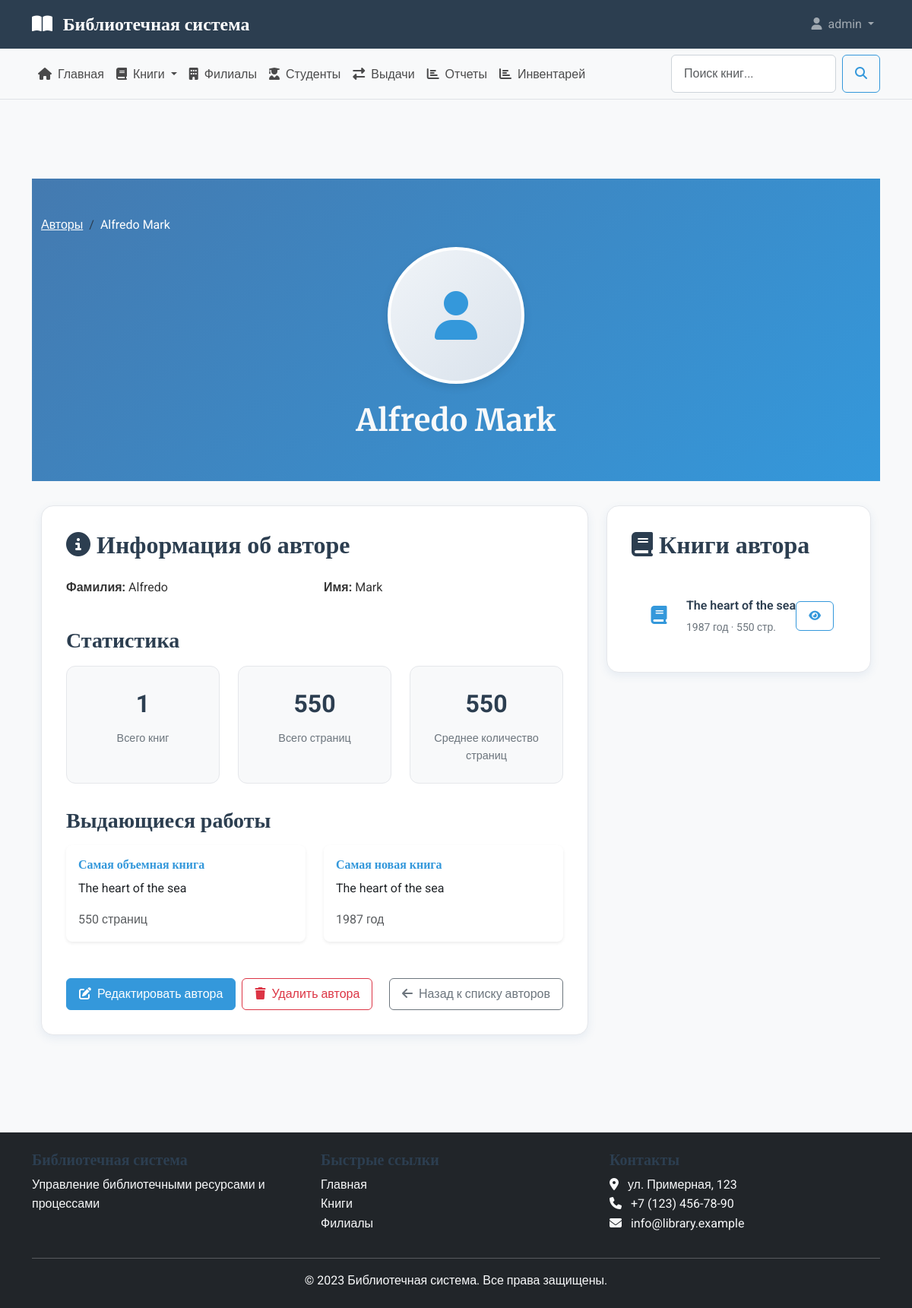
/authors/2/ (signed in), run on the app's committed database.
### library_app/models.py (models this page shows, shortened)
class Author(models.Model):
    last_name = models.CharField(_('фамилия'), max_length=100)
    first_name = models.CharField(_('имя'), max_length=100)
    middle_name = models.CharField(_('отчество'), max_length=100, blank=True, null=True)
    nickname = models.CharField(_('Nickname'), max_length=100, blank=True, null=True)
    class Meta:
        verbose_name = _('автор')
        verbose_name_plural = _('авторы')
        ordering = ['last_name', 'first_name']
        unique_together = ['last_name', 'first_name', 'middle_name']
    def __str__(self):
        if self.middle_name:
            return f"{self.last_name} {self.first_name} {self.middle_name}"
        return f"{self.last_name} {self.first_name}"

class Book(models.Model):
    title = models.CharField(_('название'), max_length=300)
    authors = models.ManyToManyField(Author, verbose_name=_('авторы'), related_name='books')
    isbn = models.CharField(max_length=20, null=True, blank=True)
    publisher = models.ForeignKey(
        Publisher,
        verbose_name=_('издательство'),
        on_delete=models.SET_NULL,
        null=True,
        blank=True
    )
    publication_year = models.PositiveIntegerField(
        _('год издания'),
        null=True,
        blank=True,
        help_text=_('Год издания книги')
    )
    page_count = models.PositiveIntegerField(
        _('количество страниц'),
        default=1,
        help_text=_('Общее количество страниц в книге')
    )
    illustration_count = models.PositiveIntegerField(
        _('количество иллюстраций'),
        default=0,
        help_text=_('Количество иллюстраций в книге')
    )
    price = models.DecimalField(
        _('стоимость'),
        max_digits=10,
        decimal_places=2,
        default=0.00,
        help_text=_('Стоимость книги в рублях')
    )
    created_at = models.DateTimeField(_('дата создания'), auto_now_add=True)
    updated_at = models.DateTimeField(_('дата обновления'), auto_now=True)
    class Meta:
        verbose_name = _('книга')
        verbose_name_plural = _('книги')
        ordering = ['title']
        indexes = [
            models.Index(fields=['title']),
            models.Index(fields=['publication_year']),
        ]

### library_app/views.py (the view)
# urls.py: path('authors/<int:pk>/', AuthorDetailView.as_view(), name='author_detail'),
class AuthorDetailView(LoginRequiredMixin, DetailView):
    model = Author
    template_name = 'library_app/authors/author_detail.html'
    context_object_name = 'author'
    def get_context_data(self, **kwargs):
        context = super().get_context_data(**kwargs)
        context['title'] = f'Автор: {self.object}'
        books = self.object.books.all()
        context['total_pages'] = sum(book.page_count for book in books)
        context['average_pages'] = context['total_pages'] / len(books) if books else 0
        if books:
            context['largest_book'] = max(books, key=lambda x: x.page_count)
            context['newest_book'] = max(books, key=lambda x: x.publication_year)
        else:
            context['largest_book'] = None
            context['newest_book'] = None
        return context

### library_app/templates/library_app/authors/author_detail.html (shortened to what this page needs)
{% extends 'library_app/base.html' %}
{% load static %}
{% block content %}
<section class="author-header">
    <div class="container text-center">
        <nav aria-label="breadcrumb" class="justify-content-center">
            <ol class="breadcrumb">
                <li class="breadcrumb-item"><a href="{% url 'author_list' %}" class="text-white">Авторы</a></li>
                <li class="breadcrumb-item active text-white" aria-current="page">{{ author }}</li>
            </ol>
        </nav>
        <div class="author-avatar-large">
            <i class="fas fa-user"></i>
        </div>
        <h1 class="authors-title text-light">{{ author.last_name }} {{ author.first_name }}</h1>
    </div>
</section>
<div class="container">
    <div class="row">
        <div class="col-lg-8">
            <div class="info-card">
                <h2 class="mb-4"><i class="fas fa-info-circle me-2"></i>Информация об авторе</h2>
                <div class="row mb-4">
                    <div class="col-md-6">
                        <p><strong>Фамилия:</strong> {{ author.last_name }}</p>
                    </div>
                    <div class="col-md-6">
                        <p><strong>Имя:</strong> {{ author.first_name }}</p>
                    </div>
                </div>
                <h3 class="mb-3">Статистика</h3>
                <div class="stats-grid">
                    <div class="stat-card">
                        <div class="stat-number">{{ author.books.count }}</div>
                        <div class="stat-label">Всего книг</div>
                    </div>
                    <div class="stat-card">
                        <div class="stat-number">{{ total_pages }}</div>
                        <div class="stat-label">Всего страниц</div>
                    </div>
                    <div class="stat-card">
                        <div class="stat-number">{{ average_pages|floatformat:0 }}</div>
                        <div class="stat-label">Среднее количество страниц</div>
                    </div>
                </div>
                {% if largest_book or newest_book %}
                <h3 class="mb-3">Выдающиеся работы</h3>
                <div class="row">
                    {% if largest_book %}
                    <div class="col-md-6 mb-3">
                        <div class="card h-100">
                            <div class="card-body">
                                <h6 class="card-title text-primary">Самая объемная книга</h6>
                                <p class="card-text">{{ largest_book.title }}</p>
                                <p class="text-muted mb-0">{{ largest_book.page_count }} страниц</p>
                            </div>
                        </div>
                    </div>
                    {% endif %}
                    {% if newest_book %}
                    <div class="col-md-6 mb-3">
                        <div class="card h-100">
                            <div class="card-body">
                                <h6 class="card-title text-primary">Самая новая книга</h6>
                                <p class="card-text">{{ newest_book.title }}</p>
                                <p class="text-muted mb-0">{{ newest_book.publication_year }} год</p>
                            </div>
                        </div>
                    </div>
                    {% endif %}
                </div>
                {% endif %}
                <div class="action-buttons">
                    {% if user.is_staff %}
                    <a href="{% url 'author_edit' author.pk %}" class="btn btn-primary">
                        <i class="fas fa-edit me-2"></i>Редактировать автора
                    </a>
                    <a href="{% url 'author_delete' author.pk %}" class="btn btn-outline-danger">
                        <i class="fas fa-trash me-2"></i>Удалить автора
                    </a>
                    {% endif %}
                    <a href="{% url 'author_list' %}" class="btn btn-outline-secondary ms-auto">
                        <i class="fas fa-arrow-left me-2"></i>Назад к списку авторов
                    </a>
                </div>
            </div>
        </div>
        <div class="col-lg-4">
            <div class="info-card">
                <h2 class="mb-4"><i class="fas fa-book me-2"></i>Книги автора</h2>
                {% if author.books.all %}
                <div class="books-section">
                    {% for book in author.books.all|slice:":10" %}
                    <div class="book-item">
                        <div class="book-icon">
                            <i class="fas fa-book"></i>
                        </div>
                        <div class="book-info">
                            <div class="book-title">{{ book.title }}</div>
                            <div class="book-meta">
                                {{ book.publication_year }} год · {{ book.page_count }} стр.
                            </div>
                        </div>
                        <a href="{% url 'book_detail' book.pk %}" class="btn btn-sm btn-outline-primary">
                            <i class="fas fa-eye"></i>
                        </a>
                    </div>
                    {% endfor %}
                </div>
                {% else %}
                <div class="text-center py-4">
                    <i class="fas fa-book-open fa-2x text-muted mb-3"></i>
                    <p class="text-muted">У автора пока нет книг в системе</p>
                </div>
                {% endif %}
            </div>
        </div>
    </div>
</div>
{% endblock %}

### library_app/templates/library_app/includes/header.html (shortened to what this page needs)
<header class="main-header">
    <nav class="navbar navbar-expand-lg navbar-dark bg-primary">
        <div class="container">
            <a class="navbar-brand" href="{% url 'home' %}">
                <i class="fas fa-book-open me-2"></i>
                Библиотечная система
            </a>
            <div class="collapse navbar-collapse" id="mainNavbar">
                <ul class="navbar-nav ms-auto">
                    {% if user.is_authenticated %}
                    <li class="nav-item dropdown">
                        <a class="nav-link dropdown-toggle" href="#" id="userDropdown" role="button" data-bs-toggle="dropdown">
                            <i class="fas fa-user me-1"></i> {{ user.username }}
                        </a>
                    </li>
                    {% endif %}
                </ul>
            </div>
        </div>
    </nav>
</header>

### library_app/static/library_app/css/style.css (style rules this page uses)
:root { --primary-color: #2c3e50; --secondary-color: #3498db; --accent-color: #e74c3c; --light-color: #ecf0f1; --dark-color: #2c3e50; --success-color: #27ae60; --warning-color: #f39c12; --danger-color: #e74c3c; --info-color: #3498db; }
body { font-family: 'Roboto', sans-serif; background-color: #f8f9fa; color: #333; line-height: 1.6; }
h1, h2, h3, h4, h5, h6 { font-family: 'Merriweather', serif; font-weight: 700; color: var(--primary-color); }
.main-header .navbar-brand { font-family: 'Merriweather', serif; font-weight: 700; font-size: 1.5rem; }
.card { border: none; border-radius: 0.5rem; box-shadow: 0 0.125rem 0.25rem rgba(0, 0, 0, 0.075); transition: box-shadow 0.3s; }
.btn { border-radius: 0.375rem; font-weight: 500; padding: 0.5rem 1rem; transition: all 0.3s; }
.btn-primary { background-color: var(--secondary-color); border-color: var(--secondary-color); }
.btn-outline-primary { color: var(--secondary-color); border-color: var(--secondary-color); }
.text-primary { color: var(--secondary-color) !important; }
.bg-primary { background-color: var(--primary-color) !important; }
.stat-card { text-align: center; padding: 1.5rem; }
.stat-card .stat-number { font-size: 2rem; font-weight: 700; color: var(--primary-color); }
.stat-card .stat-label { color: #6c757d; font-weight: 500; }

### library_app/templates/library_app/authors/author_detail.html (style rules this page uses)
.author-header { background: linear-gradient(135deg, #447ab0 0%, #3498db 100%); padding: 3rem 0; color: white; margin-bottom: 2rem; }
.author-avatar-large { height: 180px; width: 180px; background: linear-gradient(135deg, #f0f4f8 0%, #d9e2ec 100%); border-radius: 50%; display: flex; align-items: center; justify-content: center; margin: 0 auto 1.5rem; color: var(--secondary-color); font-size: 4rem; border: 4px solid white; box-shadow: 0 4px 12px rgba(0, 0, 0, 0.1); }
.info-card { background: white; border-radius: 1rem; padding: 2rem; border: 1px solid #e5e7eb; margin-bottom: 2rem; box-shadow: 0 4px 12px rgba(68, 122, 176, 0.1); }
.stats-grid { display: grid; grid-template-columns: repeat(auto-fit, minmax(200px, 1fr)); gap: 1.5rem; margin-bottom: 2rem; }
.stat-card { background: #f8f9fa; padding: 1.5rem; border-radius: 0.75rem; text-align: center; border: 1px solid #e5e7eb; }
.stat-number { font-size: 2rem; font-weight: 700; color: var(--primary-color); margin-bottom: 0.5rem; }
.stat-label { color: #6c757d; font-size: 0.9rem; }
.books-section { margin-top: 2rem; }
.book-item { display: flex; align-items: center; padding: 1rem; border-bottom: 1px solid #e5e7eb; transition: background-color 0.2s; }
.book-item:last-child { border-bottom: none; }
.book-icon { font-size: 1.5rem; color: var(--secondary-color); margin-right: 1rem; width: 40px; text-align: center; }
.book-info { flex-grow: 1; }
.book-title { font-weight: 600; color: var(--primary-color); margin-bottom: 0.25rem; }
.book-meta { color: #6c757d; font-size: 0.875rem; }
.action-buttons { display: flex; gap: 0.5rem; margin-top: 2rem; }

### data on the page
Author: middle_name+last_name+first_name "Alfredo Mark", last_name "Alfredo", first_name "Mark", books.count "1"
Book: title "The heart of the sea", page_count "550", publication_year "1987"

### other printed values
{{ user.username }} "admin"
{{ total_pages }} "550"
{{ average_pages|floatformat:0 }} "550"
